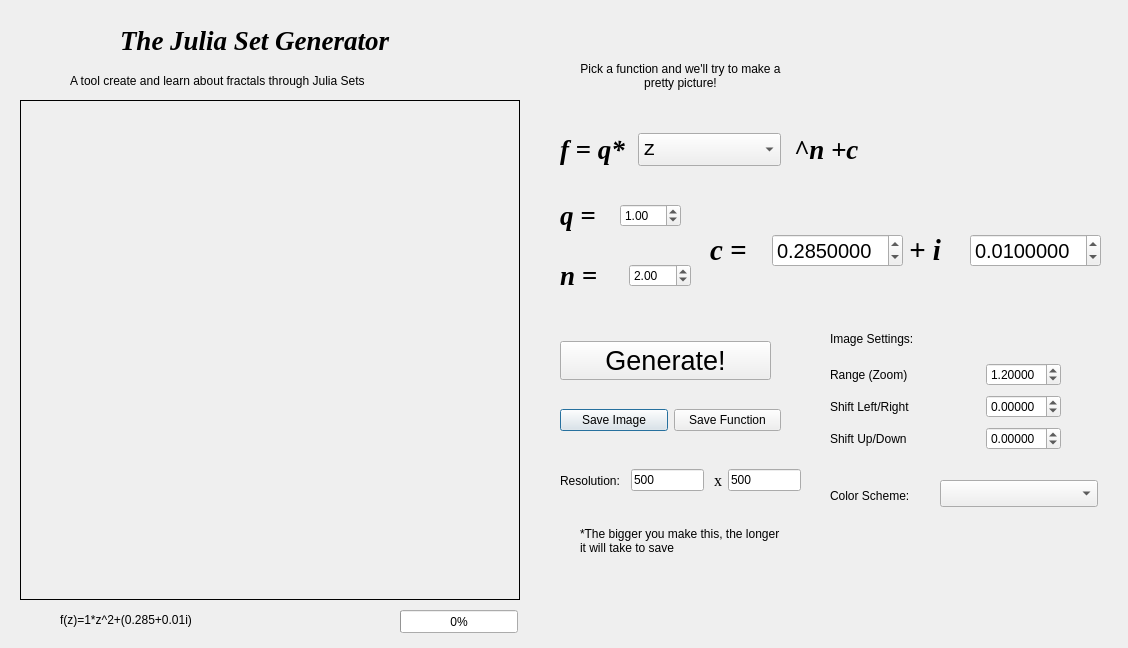
<?xml version="1.0" encoding="UTF-8"?>
<ui version="4.0">
 <class>Dialog</class>
 <widget class="QDialog" name="Dialog">
  <property name="geometry">
   <rect>
    <x>0</x>
    <y>0</y>
    <width>1128</width>
    <height>648</height>
   </rect>
  </property>
  <property name="sizePolicy">
   <sizepolicy hsizetype="Fixed" vsizetype="Fixed">
    <horstretch>0</horstretch>
    <verstretch>0</verstretch>
   </sizepolicy>
  </property>
  <property name="font">
   <font>
    <family>Ubuntu</family>
    <weight>50</weight>
    <italic>false</italic>
    <bold>false</bold>
   </font>
  </property>
  <property name="windowTitle">
   <string>The Julia Set Fractal Generator</string>
  </property>
  <widget class="QLabel" name="labeltitle">
   <property name="geometry">
    <rect>
     <x>120</x>
     <y>20</y>
     <width>281</width>
     <height>41</height>
    </rect>
   </property>
   <property name="font">
    <font>
     <family>Times New Roman</family>
     <pointsize>20</pointsize>
     <weight>75</weight>
     <italic>true</italic>
     <bold>true</bold>
    </font>
   </property>
   <property name="text">
    <string>The Julia Set Generator</string>
   </property>
  </widget>
  <widget class="QLabel" name="label">
   <property name="geometry">
    <rect>
     <x>70</x>
     <y>70</y>
     <width>401</width>
     <height>21</height>
    </rect>
   </property>
   <property name="text">
    <string>A tool create and learn about fractals through Julia Sets</string>
   </property>
  </widget>
  <widget class="QLabel" name="label_5">
   <property name="geometry">
    <rect>
     <x>580</x>
     <y>50</y>
     <width>201</width>
     <height>51</height>
    </rect>
   </property>
   <property name="text">
    <string>Pick a function and we'll try to make a pretty picture!</string>
   </property>
   <property name="textFormat">
    <enum>Qt::AutoText</enum>
   </property>
   <property name="alignment">
    <set>Qt::AlignCenter</set>
   </property>
   <property name="wordWrap">
    <bool>true</bool>
   </property>
  </widget>
  <widget class="QLabel" name="lblTxt">
   <property name="geometry">
    <rect>
     <x>60</x>
     <y>610</y>
     <width>451</width>
     <height>20</height>
    </rect>
   </property>
   <property name="text">
    <string>f(z)=1*z^2+(0.285+0.01i)</string>
   </property>
  </widget>
  <widget class="QLabel" name="view">
   <property name="geometry">
    <rect>
     <x>20</x>
     <y>100</y>
     <width>500</width>
     <height>500</height>
    </rect>
   </property>
   <property name="frameShape">
    <enum>QFrame::Box</enum>
   </property>
   <property name="text">
    <string/>
   </property>
  </widget>
  <widget class="QWidget" name="horizontalLayoutWidget">
   <property name="geometry">
    <rect>
     <x>560</x>
     <y>450</y>
     <width>241</width>
     <height>61</height>
    </rect>
   </property>
   <layout class="QHBoxLayout" name="horizontalLayout_2">
    <item>
     <widget class="QLabel" name="label_3">
      <property name="text">
       <string>Resolution:</string>
      </property>
     </widget>
    </item>
    <item>
     <spacer name="horizontalSpacer">
      <property name="orientation">
       <enum>Qt::Horizontal</enum>
      </property>
      <property name="sizeHint" stdset="0">
       <size>
        <width>40</width>
        <height>20</height>
       </size>
      </property>
     </spacer>
    </item>
    <item>
     <widget class="QLineEdit" name="resX">
      <property name="text">
       <string>500</string>
      </property>
     </widget>
    </item>
    <item>
     <widget class="QLabel" name="label_2">
      <property name="font">
       <font>
        <family>Times New Roman</family>
        <pointsize>12</pointsize>
        <weight>50</weight>
        <italic>false</italic>
        <bold>false</bold>
       </font>
      </property>
      <property name="text">
       <string> x</string>
      </property>
     </widget>
    </item>
    <item>
     <widget class="QLineEdit" name="resY">
      <property name="text">
       <string>500</string>
      </property>
     </widget>
    </item>
   </layout>
  </widget>
  <widget class="QWidget" name="horizontalLayoutWidget_2">
   <property name="geometry">
    <rect>
     <x>560</x>
     <y>390</y>
     <width>221</width>
     <height>61</height>
    </rect>
   </property>
   <layout class="QHBoxLayout" name="horizontalLayout_3">
    <item>
     <widget class="QPushButton" name="btnSaveImage">
      <property name="text">
       <string>Save Image</string>
      </property>
     </widget>
    </item>
    <item>
     <widget class="QPushButton" name="btnSaveTxt">
      <property name="text">
       <string>Save Function</string>
      </property>
     </widget>
    </item>
   </layout>
  </widget>
  <widget class="QWidget" name="horizontalLayoutWidget_3">
   <property name="geometry">
    <rect>
     <x>560</x>
     <y>330</y>
     <width>211</width>
     <height>61</height>
    </rect>
   </property>
   <layout class="QHBoxLayout" name="horizontalLayout_4">
    <item>
     <widget class="QPushButton" name="btnGenSet">
      <property name="font">
       <font>
        <pointsize>20</pointsize>
        <weight>50</weight>
        <bold>false</bold>
       </font>
      </property>
      <property name="text">
       <string>Generate!</string>
      </property>
     </widget>
    </item>
   </layout>
  </widget>
  <widget class="QWidget" name="horizontalLayoutWidget_4">
   <property name="geometry">
    <rect>
     <x>710</x>
     <y>200</y>
     <width>391</width>
     <height>101</height>
    </rect>
   </property>
   <layout class="QHBoxLayout" name="horizontalLayout_5">
    <item>
     <widget class="QLabel" name="lblc">
      <property name="font">
       <font>
        <family>Times New Roman</family>
        <pointsize>22</pointsize>
        <weight>75</weight>
        <italic>true</italic>
        <bold>true</bold>
       </font>
      </property>
      <property name="text">
       <string>c =</string>
      </property>
     </widget>
    </item>
    <item>
     <widget class="QDoubleSpinBox" name="sbRealC">
      <property name="font">
       <font>
        <pointsize>15</pointsize>
       </font>
      </property>
      <property name="decimals">
       <number>7</number>
      </property>
      <property name="minimum">
       <double>-1.000000000000000</double>
      </property>
      <property name="maximum">
       <double>1.000000000000000</double>
      </property>
      <property name="singleStep">
       <double>0.001000000000000</double>
      </property>
      <property name="value">
       <double>0.285000000000000</double>
      </property>
     </widget>
    </item>
    <item>
     <widget class="QLabel" name="label_4">
      <property name="font">
       <font>
        <family>Times New Roman</family>
        <pointsize>22</pointsize>
        <weight>75</weight>
        <italic>true</italic>
        <bold>true</bold>
       </font>
      </property>
      <property name="text">
       <string>+ i</string>
      </property>
     </widget>
    </item>
    <item>
     <widget class="QDoubleSpinBox" name="sbImC">
      <property name="font">
       <font>
        <pointsize>15</pointsize>
       </font>
      </property>
      <property name="decimals">
       <number>7</number>
      </property>
      <property name="minimum">
       <double>-1.000000000000000</double>
      </property>
      <property name="maximum">
       <double>1.000000000000000</double>
      </property>
      <property name="singleStep">
       <double>0.001000000000000</double>
      </property>
      <property name="value">
       <double>0.010000000000000</double>
      </property>
     </widget>
    </item>
   </layout>
  </widget>
  <widget class="QWidget" name="horizontalLayoutWidget_5">
   <property name="geometry">
    <rect>
     <x>560</x>
     <y>119</y>
     <width>299</width>
     <height>61</height>
    </rect>
   </property>
   <layout class="QHBoxLayout" name="horizontalLayout_6">
    <item>
     <widget class="QLabel" name="lblFunction">
      <property name="font">
       <font>
        <family>Times New Roman</family>
        <pointsize>20</pointsize>
        <weight>75</weight>
        <italic>true</italic>
        <bold>true</bold>
       </font>
      </property>
      <property name="text">
       <string>f = q*</string>
      </property>
     </widget>
    </item>
    <item>
     <spacer name="horizontalSpacer_3">
      <property name="orientation">
       <enum>Qt::Horizontal</enum>
      </property>
      <property name="sizeHint" stdset="0">
       <size>
        <width>40</width>
        <height>20</height>
       </size>
      </property>
     </spacer>
    </item>
    <item>
     <widget class="QComboBox" name="cbFunction">
      <property name="font">
       <font>
        <family>Courier New</family>
        <pointsize>16</pointsize>
       </font>
      </property>
      <item>
       <property name="text">
        <string>z</string>
       </property>
      </item>
      <item>
       <property name="text">
        <string>sin(z)</string>
       </property>
      </item>
      <item>
       <property name="text">
        <string>cos(z)</string>
       </property>
      </item>
      <item>
       <property name="text">
        <string>tan(z)</string>
       </property>
      </item>
      <item>
       <property name="text">
        <string>exp(z)</string>
       </property>
      </item>
      <item>
       <property name="text">
        <string>exp(z^2)</string>
       </property>
      </item>
      <item>
       <property name="text">
        <string>exp(-z)</string>
       </property>
      </item>
      <item>
       <property name="text">
        <string>exp(-z^2)</string>
       </property>
      </item>
      <item>
       <property name="text">
        <string>ln(z)</string>
       </property>
      </item>
      <item>
       <property name="text">
        <string>sinh(z)</string>
       </property>
      </item>
      <item>
       <property name="text">
        <string>cosh(z)</string>
       </property>
      </item>
      <item>
       <property name="text">
        <string>tanh(z)</string>
       </property>
      </item>
     </widget>
    </item>
    <item>
     <spacer name="horizontalSpacer_2">
      <property name="orientation">
       <enum>Qt::Horizontal</enum>
      </property>
      <property name="sizeHint" stdset="0">
       <size>
        <width>40</width>
        <height>20</height>
       </size>
      </property>
     </spacer>
    </item>
    <item>
     <widget class="QLabel" name="lblexp">
      <property name="font">
       <font>
        <family>Times New Roman</family>
        <pointsize>20</pointsize>
        <weight>75</weight>
        <italic>true</italic>
        <bold>true</bold>
       </font>
      </property>
      <property name="text">
       <string>^n</string>
      </property>
     </widget>
    </item>
    <item>
     <widget class="QLabel" name="lblFunction_2">
      <property name="font">
       <font>
        <family>Times New Roman</family>
        <pointsize>20</pointsize>
        <weight>75</weight>
        <italic>true</italic>
        <bold>true</bold>
       </font>
      </property>
      <property name="text">
       <string>+c</string>
      </property>
     </widget>
    </item>
   </layout>
  </widget>
  <widget class="QWidget" name="horizontalLayoutWidget_6">
   <property name="geometry">
    <rect>
     <x>560</x>
     <y>190</y>
     <width>121</width>
     <height>51</height>
    </rect>
   </property>
   <layout class="QHBoxLayout" name="horizontalLayout_7">
    <item>
     <widget class="QLabel" name="lblq">
      <property name="font">
       <font>
        <family>Times New Roman</family>
        <pointsize>20</pointsize>
        <weight>75</weight>
        <italic>true</italic>
        <bold>true</bold>
       </font>
      </property>
      <property name="text">
       <string>q =</string>
      </property>
     </widget>
    </item>
    <item>
     <widget class="QDoubleSpinBox" name="sbQ">
      <property name="minimum">
       <double>-10.000000000000000</double>
      </property>
      <property name="maximum">
       <double>10.000000000000000</double>
      </property>
      <property name="value">
       <double>1.000000000000000</double>
      </property>
     </widget>
    </item>
   </layout>
  </widget>
  <widget class="QWidget" name="horizontalLayoutWidget_7">
   <property name="geometry">
    <rect>
     <x>560</x>
     <y>250</y>
     <width>131</width>
     <height>51</height>
    </rect>
   </property>
   <layout class="QHBoxLayout" name="horizontalLayout_8">
    <item>
     <widget class="QLabel" name="lbln">
      <property name="font">
       <font>
        <family>Times New Roman</family>
        <pointsize>20</pointsize>
        <weight>75</weight>
        <italic>true</italic>
        <bold>true</bold>
       </font>
      </property>
      <property name="text">
       <string>n =</string>
      </property>
     </widget>
    </item>
    <item>
     <widget class="QDoubleSpinBox" name="sbN">
      <property name="minimum">
       <double>-10.000000000000000</double>
      </property>
      <property name="maximum">
       <double>10.000000000000000</double>
      </property>
      <property name="value">
       <double>2.000000000000000</double>
      </property>
     </widget>
    </item>
   </layout>
  </widget>
  <widget class="QLabel" name="label_6">
   <property name="geometry">
    <rect>
     <x>580</x>
     <y>510</y>
     <width>201</width>
     <height>61</height>
    </rect>
   </property>
   <property name="text">
    <string>*The bigger you make this, the longer it will take to save</string>
   </property>
   <property name="wordWrap">
    <bool>true</bool>
   </property>
  </widget>
  <widget class="QProgressBar" name="progressBar">
   <property name="geometry">
    <rect>
     <x>400</x>
     <y>610</y>
     <width>118</width>
     <height>23</height>
    </rect>
   </property>
   <property name="value">
    <number>0</number>
   </property>
  </widget>
  <widget class="QLabel" name="label_12">
   <property name="geometry">
    <rect>
     <x>830</x>
     <y>330</y>
     <width>151</width>
     <height>17</height>
    </rect>
   </property>
   <property name="text">
    <string>Image Settings:</string>
   </property>
  </widget>
  <widget class="QWidget" name="gridLayoutWidget">
   <property name="geometry">
    <rect>
     <x>830</x>
     <y>360</y>
     <width>231</width>
     <height>95</height>
    </rect>
   </property>
   <layout class="QGridLayout" name="gridLayout">
    <item row="1" column="0">
     <widget class="QLabel" name="label_11">
      <property name="text">
       <string>Shift Left/Right</string>
      </property>
     </widget>
    </item>
    <item row="0" column="0">
     <widget class="QLabel" name="label_10">
      <property name="text">
       <string>Range (Zoom)</string>
      </property>
     </widget>
    </item>
    <item row="2" column="0">
     <widget class="QLabel" name="label_13">
      <property name="text">
       <string>Shift Up/Down</string>
      </property>
     </widget>
    </item>
    <item row="0" column="2">
     <widget class="QDoubleSpinBox" name="sbRange">
      <property name="decimals">
       <number>5</number>
      </property>
      <property name="minimum">
       <double>-2.000000000000000</double>
      </property>
      <property name="maximum">
       <double>2.000000000000000</double>
      </property>
      <property name="singleStep">
       <double>0.010000000000000</double>
      </property>
      <property name="value">
       <double>1.200000000000000</double>
      </property>
     </widget>
    </item>
    <item row="1" column="2">
     <widget class="QDoubleSpinBox" name="sbHoriz">
      <property name="decimals">
       <number>5</number>
      </property>
      <property name="minimum">
       <double>-2.000000000000000</double>
      </property>
      <property name="maximum">
       <double>2.000000000000000</double>
      </property>
      <property name="singleStep">
       <double>0.010000000000000</double>
      </property>
      <property name="value">
       <double>0.000000000000000</double>
      </property>
     </widget>
    </item>
    <item row="2" column="2">
     <widget class="QDoubleSpinBox" name="sbVert">
      <property name="decimals">
       <number>5</number>
      </property>
      <property name="minimum">
       <double>-2.000000000000000</double>
      </property>
      <property name="maximum">
       <double>2.000000000000000</double>
      </property>
      <property name="singleStep">
       <double>0.010000000000000</double>
      </property>
      <property name="value">
       <double>0.000000000000000</double>
      </property>
     </widget>
    </item>
    <item row="0" column="1">
     <spacer name="horizontalSpacer_4">
      <property name="orientation">
       <enum>Qt::Horizontal</enum>
      </property>
      <property name="sizeHint" stdset="0">
       <size>
        <width>40</width>
        <height>20</height>
       </size>
      </property>
     </spacer>
    </item>
   </layout>
  </widget>
  <widget class="QComboBox" name="cbColor">
   <property name="geometry">
    <rect>
     <x>940</x>
     <y>480</y>
     <width>158</width>
     <height>27</height>
    </rect>
   </property>
  </widget>
  <widget class="QLabel" name="label_7">
   <property name="geometry">
    <rect>
     <x>830</x>
     <y>480</y>
     <width>101</width>
     <height>31</height>
    </rect>
   </property>
   <property name="text">
    <string>Color Scheme:</string>
   </property>
  </widget>
 </widget>
 <resources/>
 <connections/>
</ui>
